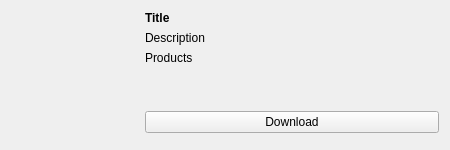
<?xml version="1.0" encoding="UTF-8"?>
<ui version="4.0">
 <class>KisSupporterBundleWidget</class>
 <widget class="QWidget" name="KisSupporterBundleWidget">
  <property name="geometry">
   <rect>
    <x>0</x>
    <y>0</y>
    <width>450</width>
    <height>148</height>
   </rect>
  </property>
  <property name="windowTitle">
   <string>Form</string>
  </property>
  <layout class="QHBoxLayout" name="m_lyt" stretch="0,0">
   <property name="spacing">
    <number>6</number>
   </property>
   <item>
    <layout class="QVBoxLayout" name="m_lytPreview">
     <property name="spacing">
      <number>0</number>
     </property>
     <item>
      <widget class="QLabel" name="m_lblPreview">
       <property name="sizePolicy">
        <sizepolicy hsizetype="Fixed" vsizetype="Fixed">
         <horstretch>0</horstretch>
         <verstretch>0</verstretch>
        </sizepolicy>
       </property>
       <property name="minimumSize">
        <size>
         <width>128</width>
         <height>128</height>
        </size>
       </property>
       <property name="maximumSize">
        <size>
         <width>128</width>
         <height>128</height>
        </size>
       </property>
       <property name="text">
        <string/>
       </property>
       <property name="scaledContents">
        <bool>true</bool>
       </property>
       <property name="alignment">
        <set>Qt::AlignHCenter|Qt::AlignTop</set>
       </property>
      </widget>
     </item>
     <item>
      <spacer name="m_spcPreview">
       <property name="orientation">
        <enum>Qt::Vertical</enum>
       </property>
       <property name="sizeHint" stdset="0">
        <size>
         <width>0</width>
         <height>0</height>
        </size>
       </property>
      </spacer>
     </item>
    </layout>
   </item>
   <item>
    <layout class="QVBoxLayout" name="m_lytDetails" stretch="0,0,0,0,0">
     <item>
      <widget class="QLabel" name="m_lblTitle">
       <property name="text">
        <string notr="true">&lt;b&gt;Title&lt;/b&gt;</string>
       </property>
       <property name="textFormat">
        <enum>Qt::RichText</enum>
       </property>
       <property name="wordWrap">
        <bool>true</bool>
       </property>
       <property name="openExternalLinks">
        <bool>true</bool>
       </property>
      </widget>
     </item>
     <item>
      <widget class="QLabel" name="m_lblDescription">
       <property name="text">
        <string notr="true">Description</string>
       </property>
       <property name="textFormat">
        <enum>Qt::RichText</enum>
       </property>
       <property name="wordWrap">
        <bool>true</bool>
       </property>
      </widget>
     </item>
     <item>
      <widget class="QLabel" name="m_lblProducts">
       <property name="text">
        <string notr="true">Products</string>
       </property>
       <property name="textFormat">
        <enum>Qt::RichText</enum>
       </property>
       <property name="wordWrap">
        <bool>true</bool>
       </property>
      </widget>
     </item>
     <item>
      <spacer name="m_spcDetails">
       <property name="orientation">
        <enum>Qt::Vertical</enum>
       </property>
       <property name="sizeHint" stdset="0">
        <size>
         <width>0</width>
         <height>0</height>
        </size>
       </property>
      </spacer>
     </item>
     <item>
      <widget class="QStackedWidget" name="m_stkDownload">
       <widget class="QWidget" name="m_pgGet">
        <layout class="QVBoxLayout" name="m_lytPgGet">
         <property name="leftMargin">
          <number>0</number>
         </property>
         <property name="topMargin">
          <number>0</number>
         </property>
         <property name="rightMargin">
          <number>0</number>
         </property>
         <property name="bottomMargin">
          <number>0</number>
         </property>
         <item>
          <widget class="QPushButton" name="m_btnGet">
           <property name="text">
            <string>Download</string>
           </property>
           <property name="autoDefault">
            <bool>false</bool>
           </property>
          </widget>
         </item>
        </layout>
       </widget>
       <widget class="QWidget" name="m_pgSupport">
        <layout class="QVBoxLayout" name="m_lytPgSupport">
         <property name="leftMargin">
          <number>0</number>
         </property>
         <property name="topMargin">
          <number>0</number>
         </property>
         <property name="rightMargin">
          <number>0</number>
         </property>
         <property name="bottomMargin">
          <number>0</number>
         </property>
         <item>
          <widget class="QPushButton" name="m_btnSupport">
           <property name="text">
            <string>Support Krimble</string>
           </property>
          </widget>
         </item>
        </layout>
       </widget>
       <widget class="QWidget" name="m_pgDone">
        <layout class="QVBoxLayout" name="m_lytPgDone">
         <property name="leftMargin">
          <number>0</number>
         </property>
         <property name="topMargin">
          <number>0</number>
         </property>
         <property name="rightMargin">
          <number>0</number>
         </property>
         <property name="bottomMargin">
          <number>0</number>
         </property>
         <item>
          <widget class="QLabel" name="label">
           <property name="text">
            <string>✔ Owned</string>
           </property>
           <property name="alignment">
            <set>Qt::AlignCenter</set>
           </property>
          </widget>
         </item>
        </layout>
       </widget>
      </widget>
     </item>
    </layout>
   </item>
  </layout>
 </widget>
 <resources/>
 <connections/>
</ui>
